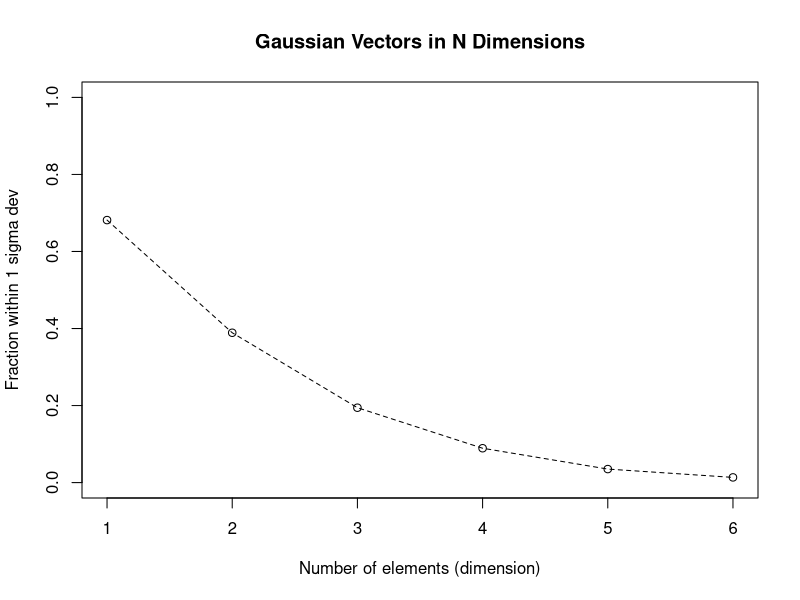

The R script that drew this image: (Note: this script raises an error after producing the figure.)

#Part A

N <- 10000 #10,000 Gaussian Random Values
mu <- 0 #They all start with mu of 0
sigma <- 1.0 #Standard Deviation of 1.0

X <- rnorm(N, mu, sigma) #First Vector
Y <- rnorm(N, mu, sigma) #Second Vector
Z <- rnorm(N, mu, sigma) #Third Vector
S <- rnorm(N, mu, sigma) #Fourth Vector
T <- rnorm(N, mu, sigma) #Fifth Vector
U <- rnorm(N, mu, sigma) #Sixth Vector

distA <- sqrt(X^2)
fracA <- mean(distA <= 1.0)
print(fracA)

distB <- sqrt(X^2 + Y^2)
fracB <- mean(distB <= 1.0)
print(fracB)

distC <- sqrt(X^2 + Y^2 + Z^2)
fracC <- mean(distC <= 1.0)
print(fracC)

disigma <- sqrt(X^2 + Y^2 + Z^2 + S^2)
fracD <- mean(disigma <= 1.0)
print(fracD)

distE <- sqrt(X^2 + Y^2 + Z^2 + S^2 + T^2)
fracE <- mean(distE <= 1.0)
print(fracE)

distF <- sqrt(X^2 + Y^2 + Z^2 + S^2 + T^2 + U^2)
fracF <- mean(distF <= 1.0)
print(fracF)

dims <- 1:6
fracs <- c(fracA, fracB, fracC, fracD, fracE, fracF)

#print(data.frame(dimension = dims, fraction = fracs))

plot(dims, fracs,
main = "Gaussian Vectors in N Dimensions",
type = "o",
pch = 1,
lty = 2,
ylim = c(0,1), # y axis between 0 and 1 (fractions)
xlab = "Number of elements (dimension)",
ylab = "Fraction within 1 sigma dev"
)

#Graph shows that as dimension increase, the fraction of points withing 1 sigma decreases.

#############################
#Part B 
#############################

#TRAFFIC_STATIONS_2251 -> TrafficStation_2251_0# -> Data_0#.csv

main_folder <- "/Users/ch4ngs4n1ty/CSCI 420/HW 1/TRAFFIC_STATIONS_2251"

idx <- sprintf("%02d", 1:32)  

subs <- file.path(main_folder, paste0("TrafficStation_2251_", idx))

csvs <- file.path(subs, paste0("Data_", idx, ".csv"))

dfs <- lapply(csvs, read.csv)

data_all <- do.call(rbind, dfs)

# show the column names
names(data_all)

# see first few rows
head(data_all)

# show structure (types of each column)
str(data_all)

all_speeds <- round(data_all$SPEED) #Quantitize speed data to nearest one mile per hour
#intents <- data_all$INTENT

threshold <- 45:85 #Thresholds from 45 to 85 miles per hour

mixed_variance <- numeric(length(threshold)) #Purpose of this is to create mixed variance vectors of all 45 - 85 thresholds

for (i in seq_along(threshold)) {

    t <- threshold[i] #Current threshold

    left_set <- all_speeds[all_speeds <= t] #Vectors of left set
    right_set <- all_speeds[all_speeds > t] #Vectors of right set

    W_L <- length(left_set) / length(all_speeds)  #Formula: W_L = abs(left_set) / abs(speeds)
    W_R <- 1 - W_L #Remainder of left set. Formula: W_R = 1 - W_L

    if (length(left_set) >= 2) { #sigma_L2 = var(left_set)
        sigma_L2 <- var(left_set)
    } else {
        sigma_L2 <- 0
    }

    if (length(right_set) >= 2) { #sigma_R2 = var(right_set)
        sigma_R2 <- var(right_set)
    } else {
        sigma_R2 <- 0
    }
    mv_nround <- W_L * sigma_L2 + W_R * sigma_R2 #Formula: mixed_variance = W_L * sigma_L2 + W_R * sigma_R2
    mixed_variance[i] = round(mv_nround * 10) / 10 #Round to nearest tenth and remove noise
}

png("partB_plot.png", width = 1200, height = 600)  # width > height makes it wide

print(range(mixed_variance))
x <- threshold

par(mfrow=c(1,1)) #1 row 1 column

plot(x, mixed_variance,
     main = "Mixed Variance vs Threshold",
     type = "l",
     col = "blue",
     pch = 1,
     lty = 1,
     xlab = "Speed",
     ylab = "Mixed Variance",
     ylim = c(0, 20)
)
axis(1, at = x, labels = x)
grid()

dev.off()

#Now we got mixed variance of two sets versus threshold

#In letter b problem in Part B 

#############
#Part C
#############

#Possible threshold speed from low to high

intent <- data_all$INTENT

nonagg_index = intent %in% c(0, 1) #Non Aggressive Index
agg_index = intent == 2 #Aggressive Index

table(intent)
speeds_nonagg <- all_speeds[nonagg_index]
speeds_agg <- all_speeds[agg_index]

false_alarms <- numeric(length(threshold)) #False Alarms
missed_detections <- numeric(length(threshold)) #Missed Detections
total_mistakes <- numeric(length(threshold)) #False Negatives

for (i in seq_along(threshold)) {

    t <- threshold[i] #Current threshold

    a <- mean(speeds_nonagg > t)
    b <- mean(speeds_agg <= t)
    mistakes <- a + b

    false_alarms[i] <- a
    missed_detections[i] <- b
    total_mistakes[i] <- mistakes

}

png("partC_plot.png", width = 1200, height = 600)  # width > height makes it wide

x <- threshold
ylim_range <- c(0, 1)

plot(x, false_alarms,
    type = "o",
    col = "red",
    lwd = 2, 
    lty = 2,
    pch = 15,
    ylim = c(0, 1),
    xlab = "Threshold Speed",
    ylab = "Fraction",
    main = "False Alarms and Missed Detections vs Threshold Speed",
    xaxt = "n"
)
axis(1, at = x, labels = x)
lines(x, missed_detections, type="o", col="blue", pch=2, lwd=2)     # triangles
lines(x, total_mistakes,    type="o", col="magenta", pch=1, lwd=2)  # circles

dev.off()
